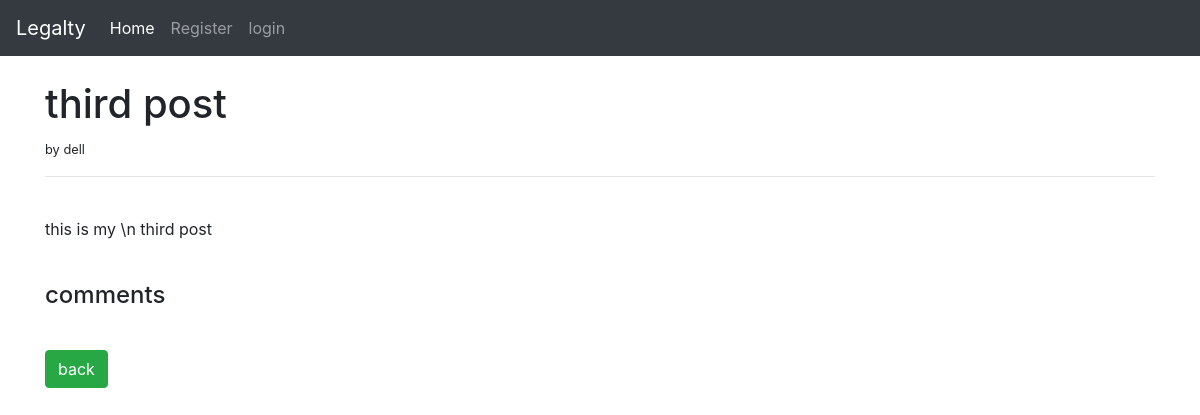
The page /p/3 on the database as committed earlier.
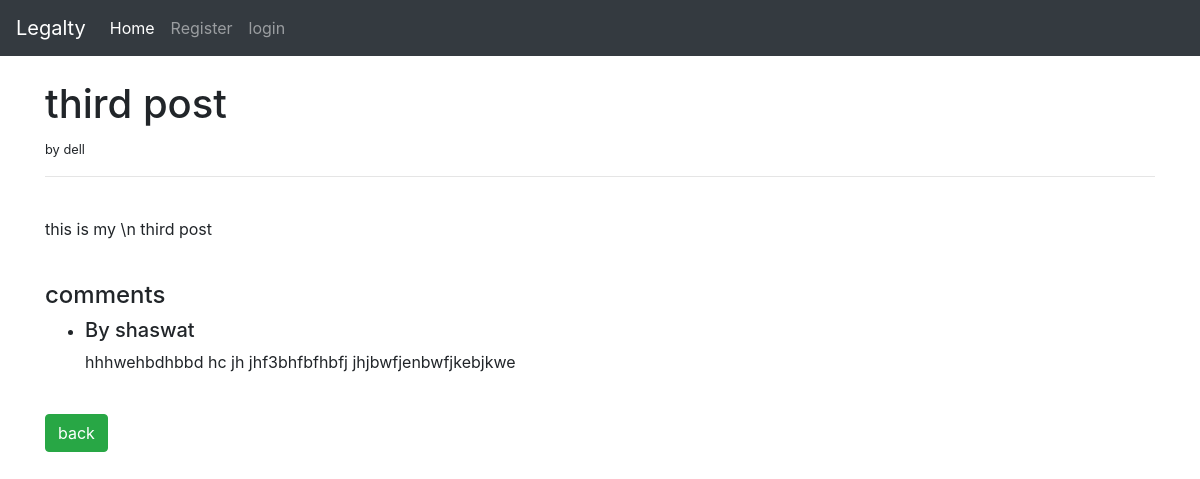
The same page on the database as committed later.
### posts/models.py (models this page shows)
class Post_reply (models.Model):
    title_tag = models.CharField(max_length=225)
    author = models.ForeignKey(User, on_delete=models.CASCADE)
    post_id = models.ForeignKey( Post , on_delete=models.CASCADE)
    body = models.TextField()

### posts/views.py (the view)
def postDetails(request, pk):
    try:
        post = Post.objects.get(pk=pk)
    except Post.DoesNotExist:
        return HttpResponseNotFound("Page not found")
    queryset = Post_reply.objects.filter( post_id__pk = pk )
    context = {
        'post': post ,
        'replyset' : queryset
    }
    return render(request, 'details.html', context)

### posts/templates/details.html (shortened to what this page needs)
{% extends 'base.html' %}
{% block content %}
<h1>{{ post.title}}</h1>
<small> by {{ post.author.username }} </small>
<hr>
<br/>
<p> {{ post.body }}</p>
<br/>
 {% include 'reply.html' %}
<a href="{% url 'home' %}" class="btn btn-success" > back </a>
 {% endblock %}

### posts/templates/reply.html
<h4>comments</h4>
<ul>
    {% for reply in  replyset %}
    <li>
        <h5> By {{ reply.author.username }} </h5>
        <p> {{ reply.body }}</p>
    </li>
    {% endfor %}
</ul>
<br>

Rows that differ between the two databases and show on the page:
added Post_reply: author.username "shaswat", body "hhhwehbdhbbd hc jh jhf3bhfbfhbfj jhjbwfjenbwfjkebjkwe"
